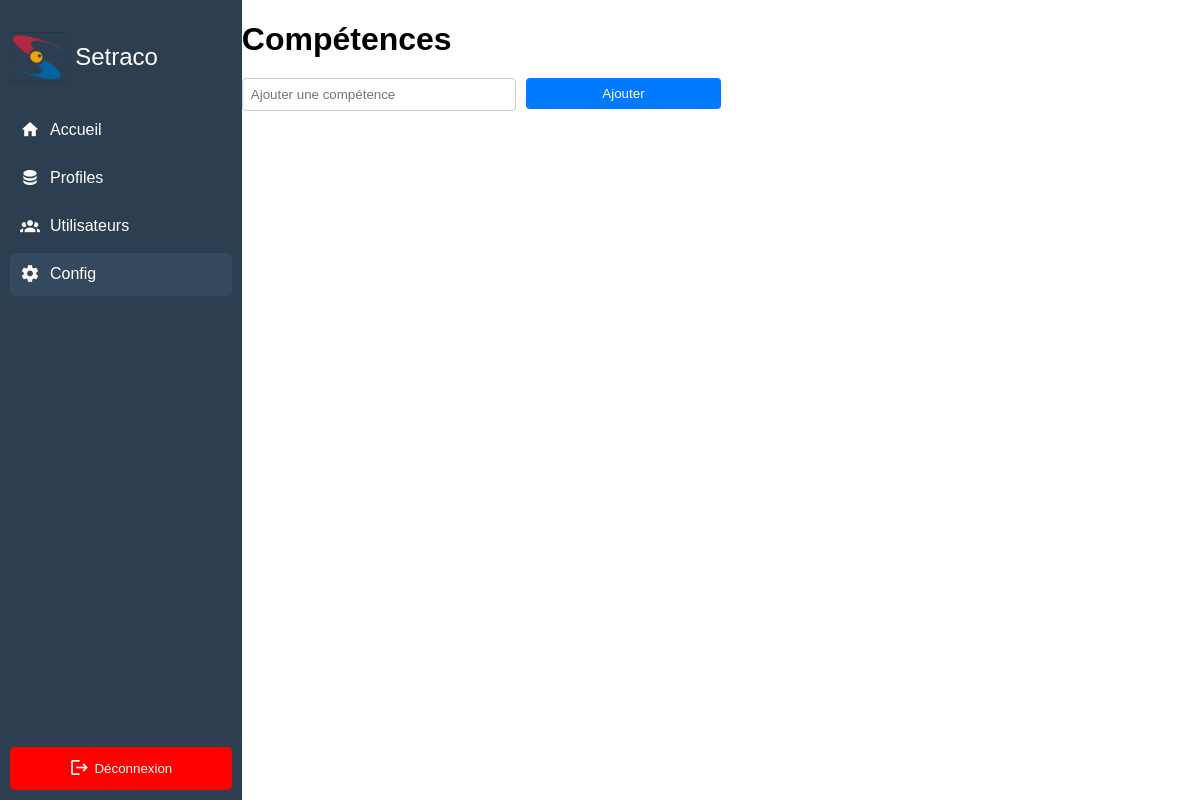
The app's page /config/, older data.
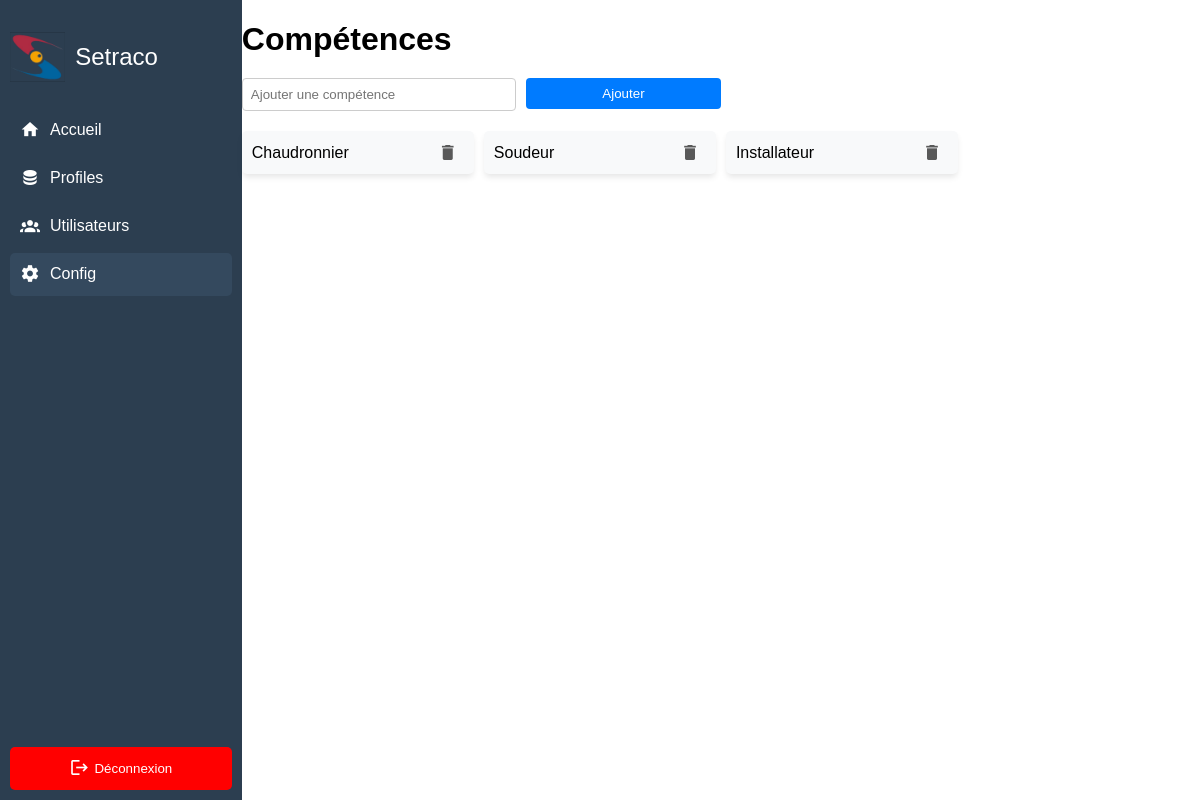
The same page, newer data.
### skills/models.py (models this page shows, shortened)
class Skill(models.Model):
    name = models.CharField(max_length=100)

### profiles/views.py (the view)
# urls.py: path('config/', config, name='config'),  # Placeholder, replace with actual view later
def config(request):
    if request.method == 'GET':
        skills = Skill.objects.all()
        return render(request, 'config.html', {'skills': skills})

### profiles/templates/config.html (shortened to what this page needs)
{% extends 'baseV3.html' %}
{% block content %}
<h1>Compétences</h1>
<form method="post" action="{% url 'add_skill' %}" class="add-skill-form">
    <input type="text" name="skill_name" placeholder="Ajouter une compétence" required>
    <button type="submit" class="btn btn-primary">Ajouter</button>
</form>
<div class="skills-grid">
    {% for skill in skills %}
    <div class="skill-card">
        <span>{{ skill.name }}</span>
        <button type="button" class="delete-btn-icon mdi mdi-delete" data-toggle="modal" data-target="#deleteSkillModal"
            data-id="{{ skill.id }}" data-name="{{ skill.name }}"
            onclick="openDeleteModal('{{ skill.id }}', '{{ skill.name }}')">
        </button>
    </div>
    {% endfor %}
</div>
{% endblock %}

Row changes from the older to the newer data that the page shows:
added Skill: name "Chaudronnier"
added Skill: name "Soudeur"
added Skill: name "Installateur"
